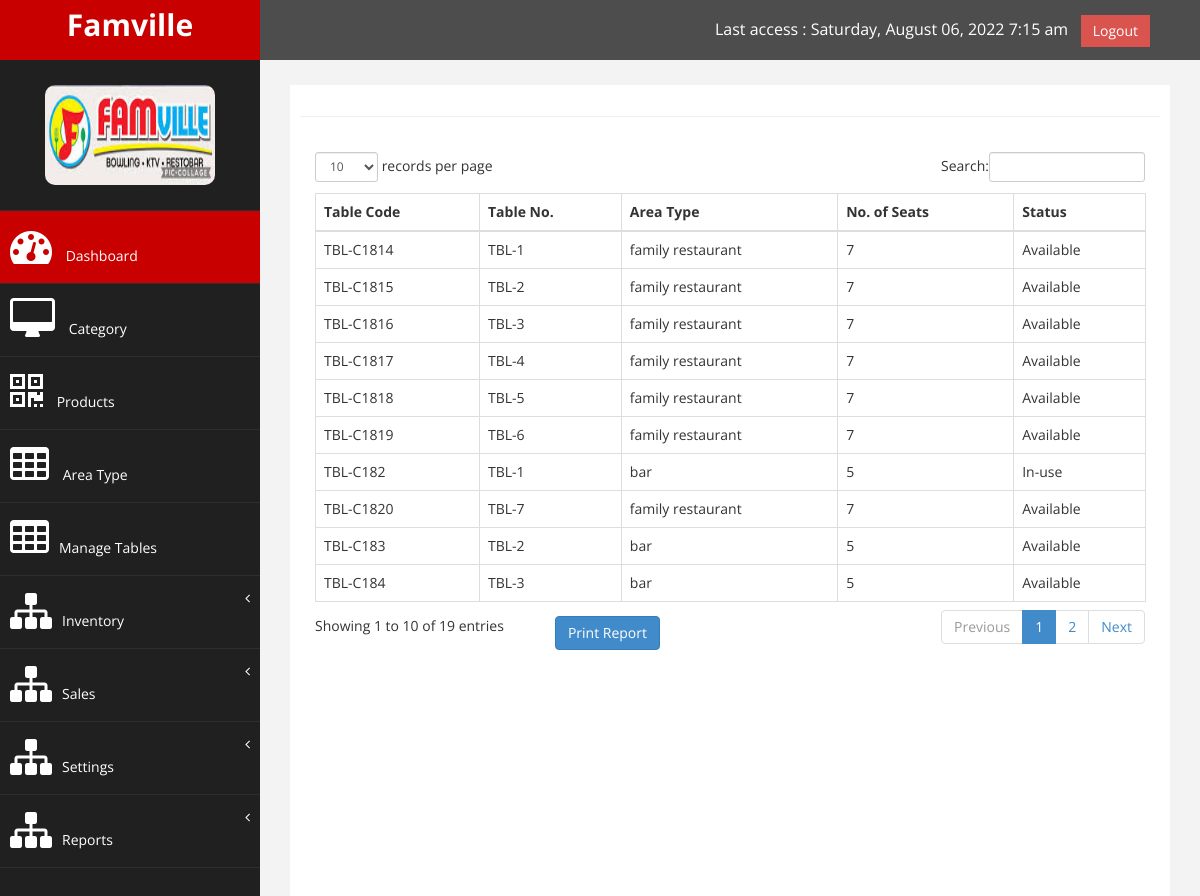
The app's page /index_admin.php?page=area_table_number_report with its own data.
### tables this page shows
CREATE TABLE `table_number` (
  `table_number_id` int(11) NOT NULL,
  `table_code_num_id` varchar(100) NOT NULL,
  `table_number_capacity` varchar(100) NOT NULL,
  `area_type_id` int(11) NOT NULL,
  `number_of_seats` int(11) NOT NULL,
  `availability` varchar(100) NOT NULL COMMENT 'Available; Occupied',
  `status` varchar(100) NOT NULL COMMENT 'Assigned; Un-Assigned'
);

CREATE TABLE `area_type` (
  `area_type_id` int(11) NOT NULL,
  `area_type` varchar(100) NOT NULL,
  `image` varchar(100) NOT NULL,
  `description` varchar(100) NOT NULL
);

### index_admin.php (called while the page is built, shortened)
<?php
include('admin/header.php');
include('admin/side_bar.php');
if(isset($_GET['page'])){
    $page=$_GET['page'];
}else{
    $page='category';
}
include('admin/'.$page.'.php');
include('admin/footer.php');
?>

### admin/area_table_number_report.php (the view, shortened to what this page needs)
        <div id="page-wrapper" >
            <div id="page-inner">
                <div class="row">
                    <div class="col-md-12">
                    </div>
                </div>
                 <hr />
            <div class="row">
                <div class="col-md-12">
                    <form action="" method="post" enctype="multipart/form-data">
                        <div class="panel-body" id="page">
                            <div class="table-responsive">
                                <table class="table table-striped table-bordered table-hover" id="dataTables-example">
                                    <thead>
                                        <tr>
                                            <th>Table Code</th>
                                            <th>Table No.</th>
                                            <th>Area Type</th>
                                            <th>No. of Seats</th>
                                            <th>Status</th>
                                        </tr>
                                    </thead>
                                    <tbody>
                                    <?php
                                    include('config.php');
                                    $sql_list='SELECT table_number.table_number_id, table_number.table_number_capacity, table_number.area_type_id, area_type.area_type, area_type.image, table_number.availability, table_number.table_code_num_id, table_number.number_of_seats
                                        FROM table_number
                                        INNER JOIN area_type
                                        ON area_type.area_type_id=table_number.area_type_id';
                                    $qry_list=mysqli_query($CON, $sql_list) or die(mysqli_error($qry_list));
                                    while($row=mysqli_fetch_array($qry_list)){
                                        $table_number_capacity=$row['table_number_capacity'];
                                        $area_type=$row['area_type'];
                                        $availability=$row['availability'];
                                        $table_code_num_id=$row['table_code_num_id'];
                                        $number_of_seats=$row['number_of_seats'];
                                    ?>
                                        <tr class="odd gradeX">
                                            <td><?php echo $table_code_num_id; ?></td>
                                            <td><?php echo $table_number_capacity; ?></td>
                                            <td><?php echo $area_type; ?></td>
                                            <td class="center"><?php echo $number_of_seats?></td>
                                            <td class="center"><?php echo $availability; ?></td>
                                        </tr>
                                    <?php
                                    }
                                    ?>
                                    </tbody>
                                </table>
                            </div>
                        </div>
                        <button type="button" onclick="print_content('page')" class="btn btn-primary" style="
    float: right;
    margin-top: -50px;
    /* margin-left: 170px; */
    margin-right: 500px;
">Print Report</button>
                    </div>
                </div>
            </div>
        </div>
    </div>
</body>
</html>

### assets/css/custom.css (style rules this page uses)
body { font-family: 'Open Sans', sans-serif; }
#page-wrapper { padding: 15px 15px; min-height: 600px; background:#F3F3F3; }
#page-inner { width:100%; margin:10px 20px 10px 0px; background-color:#fff!important; padding:10px; min-height:1200px; }
@media (min-width:768px) { #page-wrapper { margin: 0 0 0 260px; padding: 15px 30px; min-height: 1200px; } }

### records on screen
table_number: table_code_num "TBL-C182", table_number_capacity "TBL-1", area_type.area_type "bar", number_of_seats "5", availability "In-use"
table_number: table_code_num "TBL-C183", table_number_capacity "TBL-2", area_type.area_type "bar", number_of_seats "5", availability "Available"
table_number: table_code_num "TBL-C184", table_number_capacity "TBL-3", area_type.area_type "bar", number_of_seats "5", availability "Available"
table_number: table_code_num "TBL-C1814", table_number_capacity "TBL-1", area_type.area_type "family restaurant", number_of_seats "7", availability "Available"
table_number: table_code_num "TBL-C1815", table_number_capacity "TBL-2", area_type.area_type "family restaurant", number_of_seats "7", availability "Available"
table_number: table_code_num "TBL-C1816", table_number_capacity "TBL-3", area_type.area_type "family restaurant", number_of_seats "7", availability "Available"
table_number: table_code_num "TBL-C1817", table_number_capacity "TBL-4", area_type.area_type "family restaurant", number_of_seats "7", availability "Available"
table_number: table_code_num "TBL-C1818", table_number_capacity "TBL-5", area_type.area_type "family restaurant", number_of_seats "7", availability "Available"
table_number: table_code_num "TBL-C1819", table_number_capacity "TBL-6", area_type.area_type "family restaurant", number_of_seats "7", availability "Available"
table_number: table_code_num "TBL-C1820", table_number_capacity "TBL-7", area_type.area_type "family restaurant", number_of_seats "7", availability "Available"
